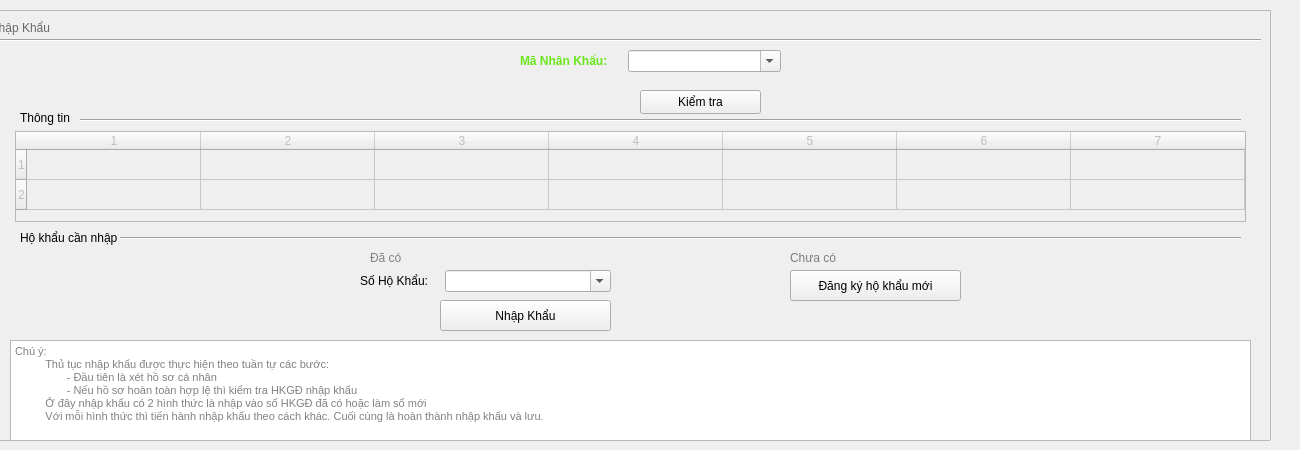
         <widget class="QWidget" name="tab_11">
          <attribute name="title">
           <string>Tách Khẩu - Nhập Khẩu</string>
          </attribute>
          <widget class="QFrame" name="frame_13">
           <property name="enabled">
            <bool>true</bool>
           </property>
           <property name="geometry">
            <rect>
             <x>-20</x>
             <y>10</y>
             <width>1291</width>
             <height>431</height>
            </rect>
           </property>
           <property name="frameShape">
            <enum>QFrame::StyledPanel</enum>
           </property>
           <property name="frameShadow">
            <enum>QFrame::Raised</enum>
           </property>
           <widget class="QLabel" name="label_36">
            <property name="geometry">
             <rect>
              <x>10</x>
              <y>10</y>
              <width>101</width>
              <height>16</height>
             </rect>
            </property>
            <property name="text">
             <string>&lt;html&gt;&lt;head/&gt;&lt;body&gt;&lt;p&gt;&lt;span style=&quot; color:#686868;&quot;&gt;Nhập Khẩu&lt;/span&gt;&lt;/p&gt;&lt;/body&gt;&lt;/html&gt;</string>
            </property>
           </widget>
           <widget class="Line" name="line_4">
            <property name="geometry">
             <rect>
              <x>10</x>
              <y>20</y>
              <width>1271</width>
              <height>20</height>
             </rect>
            </property>
            <property name="orientation">
             <enum>Qt::Horizontal</enum>
            </property>
           </widget>
           <widget class="QWidget" name="formLayoutWidget_16">
            <property name="geometry">
             <rect>
              <x>540</x>
              <y>40</y>
              <width>261</width>
              <height>24</height>
             </rect>
            </property>
            <layout class="QFormLayout" name="formLayout">
             <property name="horizontalSpacing">
              <number>20</number>
             </property>
             <item row="0" column="1">
              <widget class="QComboBox" name="comboBox_8">
               <property name="enabled">
                <bool>true</bool>
               </property>
               <property name="editable">
                <bool>true</bool>
               </property>
              </widget>
             </item>
             <item row="0" column="0">
              <widget class="QLabel" name="mKhaiSinhLabel_4">
               <property name="text">
                <string>&lt;html&gt;&lt;head/&gt;&lt;body&gt;&lt;p&gt;&lt;span style=&quot; font-weight:700; color:#69e61b;&quot;&gt;Mã Nhân Khẩu:&lt;/span&gt;&lt;/p&gt;&lt;/body&gt;&lt;/html&gt;</string>
               </property>
              </widget>
             </item>
            </layout>
           </widget>
           <widget class="QTableWidget" name="tableWidget_5">
            <property name="enabled">
             <bool>false</bool>
            </property>
            <property name="geometry">
             <rect>
              <x>35</x>
              <y>121</y>
              <width>1231</width>
              <height>91</height>
             </rect>
            </property>
            <property name="gridStyle">
             <enum>Qt::SolidLine</enum>
            </property>
            <property name="rowCount">
             <number>2</number>
            </property>
            <property name="columnCount">
             <number>7</number>
            </property>
            <attribute name="horizontalHeaderVisible">
             <bool>true</bool>
            </attribute>
            <attribute name="horizontalHeaderDefaultSectionSize">
             <number>174</number>
            </attribute>
            <row/>
            <row/>
            <column/>
            <column/>
            <column/>
            <column/>
            <column/>
            <column/>
            <column/>
           </widget>
           <widget class="QLabel" name="label_37">
            <property name="geometry">
             <rect>
              <x>40</x>
              <y>100</y>
              <width>61</width>
              <height>16</height>
             </rect>
            </property>
            <property name="text">
             <string>Thông tin</string>
            </property>
           </widget>
           <widget class="QPushButton" name="pushButton_34">
            <property name="geometry">
             <rect>
              <x>660</x>
              <y>80</y>
              <width>121</width>
              <height>24</height>
             </rect>
            </property>
            <property name="text">
             <string>Kiểm tra</string>
            </property>
           </widget>
           <widget class="QLabel" name="label_38">
            <property name="geometry">
             <rect>
              <x>40</x>
              <y>220</y>
              <width>101</width>
              <height>16</height>
             </rect>
            </property>
            <property name="text">
             <string>Hộ khẩu cần nhập</string>
            </property>
           </widget>
           <widget class="Line" name="line_5">
            <property name="enabled">
             <bool>true</bool>
            </property>
            <property name="geometry">
             <rect>
              <x>140</x>
              <y>220</y>
              <width>1121</width>
              <height>16</height>
             </rect>
            </property>
            <property name="orientation">
             <enum>Qt::Horizontal</enum>
            </property>
           </widget>
           <widget class="Line" name="line_6">
            <property name="enabled">
             <bool>true</bool>
            </property>
            <property name="geometry">
             <rect>
              <x>100</x>
              <y>100</y>
              <width>1161</width>
              <height>20</height>
             </rect>
            </property>
            <property name="orientation">
             <enum>Qt::Horizontal</enum>
            </property>
           </widget>
           <widget class="QWidget" name="formLayoutWidget_17">
            <property name="geometry">
             <rect>
              <x>380</x>
              <y>260</y>
              <width>251</width>
              <height>31</height>
             </rect>
            </property>
            <layout class="QFormLayout" name="formLayout_2">
             <property name="horizontalSpacing">
              <number>17</number>
             </property>
             <item row="0" column="0">
              <widget class="QLabel" name="sHKhULabel_2">
               <property name="text">
                <string>Số Hộ Khẩu:</string>
               </property>
              </widget>
             </item>
             <item row="0" column="1">
              <widget class="QComboBox" name="comboBox_11">
               <property name="editable">
                <bool>true</bool>
               </property>
              </widget>
             </item>
            </layout>
           </widget>
           <widget class="QPushButton" name="pushButton_35">
            <property name="geometry">
             <rect>
              <x>810</x>
              <y>260</y>
              <width>171</width>
              <height>31</height>
             </rect>
            </property>
            <property name="text">
             <string>Đăng ký hộ khẩu mới</string>
            </property>
           </widget>
           <widget class="QLabel" name="label_39">
            <property name="geometry">
             <rect>
              <x>390</x>
              <y>240</y>
              <width>49</width>
              <height>16</height>
             </rect>
            </property>
            <property name="text">
             <string>&lt;html&gt;&lt;head/&gt;&lt;body&gt;&lt;p&gt;&lt;span style=&quot; color:#818181;&quot;&gt;Đã có&lt;/span&gt;&lt;/p&gt;&lt;/body&gt;&lt;/html&gt;</string>
            </property>
           </widget>
           <widget class="QLabel" name="label_40">
            <property name="geometry">
             <rect>
              <x>810</x>
              <y>240</y>
              <width>49</width>
              <height>16</height>
             </rect>
            </property>
            <property name="text">
             <string>&lt;html&gt;&lt;head/&gt;&lt;body&gt;&lt;p&gt;&lt;span style=&quot; color:#7d7d7d;&quot;&gt;Chưa có&lt;/span&gt;&lt;/p&gt;&lt;/body&gt;&lt;/html&gt;</string>
            </property>
           </widget>
           <widget class="QTextEdit" name="textEdit">
            <property name="geometry">
             <rect>
              <x>30</x>
              <y>330</y>
              <width>1241</width>
              <height>101</height>
             </rect>
            </property>
            <property name="html">
             <string>&lt;!DOCTYPE HTML PUBLIC &quot;-//W3C//DTD HTML 4.0//EN&quot; &quot;http://www.w3.org/TR/REC-html40/strict.dtd&quot;&gt;
&lt;html&gt;&lt;head&gt;&lt;meta name=&quot;qrichtext&quot; content=&quot;1&quot; /&gt;&lt;meta charset=&quot;utf-8&quot; /&gt;&lt;style type=&quot;text/css&quot;&gt;
p, li { white-space: pre-wrap; }
hr { height: 1px; border-width: 0; }
li.unchecked::marker { content: &quot;\2610&quot;; }
li.checked::marker { content: &quot;\2612&quot;; }
&lt;/style&gt;&lt;/head&gt;&lt;body style=&quot; font-family:'Segoe UI'; font-size:9pt; font-weight:400; font-style:normal;&quot;&gt;
&lt;p style=&quot; margin-top:0px; margin-bottom:0px; margin-left:0px; margin-right:0px; -qt-block-indent:0; text-indent:0px;&quot;&gt;&lt;span style=&quot; font-size:8pt; color:#818181;&quot;&gt;Chú ý:&lt;/span&gt;&lt;/p&gt;
&lt;p style=&quot; margin-top:0px; margin-bottom:0px; margin-left:0px; margin-right:0px; -qt-block-indent:0; text-indent:0px;&quot;&gt;&lt;span style=&quot; font-size:8pt; color:#818181;&quot;&gt;          Thủ tục nhập khẩu được thực hiện theo tuần tự các bước:&lt;/span&gt;&lt;/p&gt;
&lt;p style=&quot; margin-top:0px; margin-bottom:0px; margin-left:0px; margin-right:0px; -qt-block-indent:0; text-indent:0px;&quot;&gt;&lt;span style=&quot; font-size:8pt; color:#818181;&quot;&gt;                 - Đầu tiên là xét hồ sơ cá nhân&lt;/span&gt;&lt;/p&gt;
&lt;p style=&quot; margin-top:0px; margin-bottom:0px; margin-left:0px; margin-right:0px; -qt-block-indent:0; text-indent:0px;&quot;&gt;&lt;span style=&quot; font-size:8pt; color:#818181;&quot;&gt;                 - Nếu hồ sơ hoàn toàn hợp lệ thì kiểm tra HKGĐ nhập khẩu&lt;/span&gt;&lt;/p&gt;
&lt;p style=&quot; margin-top:0px; margin-bottom:0px; margin-left:0px; margin-right:0px; -qt-block-indent:0; text-indent:0px;&quot;&gt;&lt;span style=&quot; font-size:8pt; color:#818181;&quot;&gt;          Ở đây nhập khẩu có 2 hình thức là nhập vào sổ HKGĐ đã có hoặc làm sổ mới&lt;/span&gt;&lt;/p&gt;
&lt;p style=&quot; margin-top:0px; margin-bottom:0px; margin-left:0px; margin-right:0px; -qt-block-indent:0; text-indent:0px;&quot;&gt;&lt;span style=&quot; font-size:8pt; color:#818181;&quot;&gt;          Với mỗi hình thức thì tiến hành nhập khẩu theo cách khác. Cuối cùng là hoàn thành nhập khẩu và lưu.&lt;/span&gt;&lt;/p&gt;&lt;/body&gt;&lt;/html&gt;</string>
            </property>
           </widget>
           <widget class="QPushButton" name="pushButton_54">
            <property name="geometry">
             <rect>
              <x>460</x>
              <y>290</y>
              <width>171</width>
              <height>31</height>
             </rect>
            </property>
            <property name="text">
             <string>Nhập Khẩu</string>
            </property>
           </widget>
          </widget>
         </widget>
